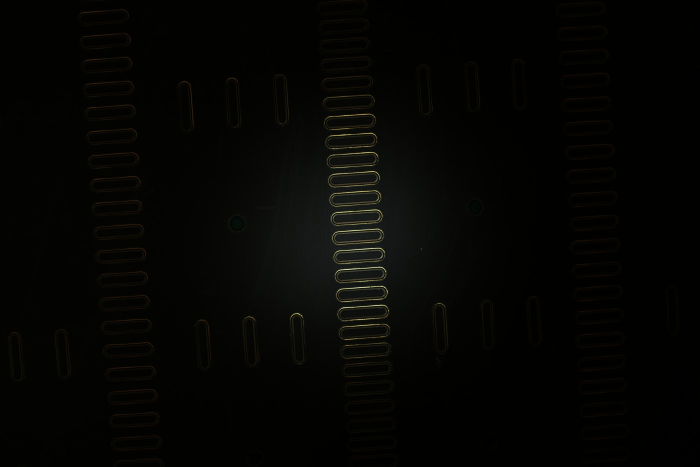
#> input picture 图片识别上位机/qc_host/_tune/as_found.jpg, 1400 x 933 px (shown at 1/2 size); its folder holds only this picture in this run
$ python -i hole_frame.py   (imports and definitions only)   (older library calls are emulated)
#> lines starting #> are read from the running program, lines starting #| are printed output that depends on the picture; after the words box and inside, x2 and y2 are one past the last pixel; in counts of white or black regions, pixels touching at a corner belong together
#> further down, picture is the input picture: shape (933, 1400, 3); mean B, G, R 2.9, 5.1, 5.1
# -*- coding: utf-8 -*-
"""Find the center hole in a crop, then draw the chamber from the known stadium."""

from __future__ import annotations

import threading
import tkinter as tk
from datetime import datetime
from tkinter import messagebox, ttk

import cv2
import numpy as np
from PIL import Image, ImageTk

from qc_host.vision.chamber_check import ChamberReport, check_chamber, frame_fit, verdict
from qc_host.vision.grab import CameraSettings, grab_frame
from qc_host.vision.lab import SOURCE
from qc_host.vision.light_check import BAD, GOOD, LOW, light_items, overall

# Allegro layout of BeamCheck_160A18E10: half-widths from the hole, in mm.
# inner copper inner, inner copper outer, outer copper inner, outer copper outer.
# The inner copper inner edge reads 0.698 mm off the layout screenshot, but on the photos the stem
# ends at about 0.63 mm and the stem joins that edge, so the photo value is used until the layout
# number is confirmed.
EDGE_RADII_MM = (0.63, 1.002, 1.303, 1.591)
HALF_STRAIGHT_MM = 4.008
# light_low.png: both gap edges on the straights and the cap position agree with the layout at this scale.
PX_PER_MM = 44.4
EDGE_RADII = tuple(r * PX_PER_MM for r in EDGE_RADII_MM)
HALF_STRAIGHT = HALF_STRAIGHT_MM * PX_PER_MM
EDGE_COLORS = (
    (255, 0, 255),
    (0, 140, 255),
    (0, 255, 255),
    (255, 220, 0),
)
HOLE_COLOR = (80, 220, 80)
# Stem down, hole center at (14, 14) in every patch. hole_template.png: dim hole, cut from
# light_low.png at (3257, 2021). hole_template_bright.png: shiny hole, mean of 11 horizontal
# chambers on board4.png. hole_template_side.png: mean of 11 vertical chambers on board4.png,
# which catch the light from the side and read grey.
TEMPLATE_PATHS = tuple(
    SOURCE.parent / name for name in ("hole_template.png", "hole_template_bright.png", "hole_template_side.png")
)
TEMPLATE_CENTER = (14, 14)
CANDIDATES_PER_ROTATION = 3
CANDIDATE_SPACING = 10
MIN_CANDIDATE_SCORE = 0.5
SAME_HOLE = 4.0
HOLE_RADIUS = 8.5
STEM_LENGTH = 30.0
DIRECTION_NAMES = {(0, 1): "下", (0, -1): "上", (1, 0): "右", (-1, 0): "左"}
GRAB_DIR = SOURCE.parent / "grabs"
LEVEL_COLORS = {GOOD: "#208020", LOW: "#b07000", BAD: "#c02020"}


# [164 lines left out: functions _load_templates, _rotated_templates, _bilinear, refine_hole, stem_offset, stem_end and 2 more, not called in this run]


def _sample(gray: np.ndarray, x: float, y: float) -> float:
    height, width = gray.shape[:2]
    xi, yi = int(round(x)), int(round(y))
    if xi < 0 or yi < 0 or xi >= width or yi >= height:
        return 0.0
    return float(gray[yi, xi])


# [13 lines left out: function stadium_points, not called in this run]


def _stadium(center: tuple[float, float], long_angle: float, radius: float) -> np.ndarray:
    points = np.round(np.asarray(stadium_points(center, long_angle, radius))).astype(np.int32)
    return points.reshape(-1, 1, 2)


def _short_axis(gray: np.ndarray, x: float, y: float) -> tuple[float, float] | None:
    """Direction toward the two copper rings. Both sides must be bright, the long axis dark."""
    best: tuple[float, float] | None = None
    # Chambers on this board sit upright or on their side.
    for degree in (0, 90):
        angle = np.deg2rad(degree)
        copper_sides: list[float] = []
        cavity_sides: list[float] = []
        for radius in (40.0, 59.0):
            for sign in (1.0, -1.0):
                copper_sides.append(
                    max(
                        _sample(
                            gray,
                            x + sign * (radius + delta) * np.cos(angle),
                            y + sign * (radius + delta) * np.sin(angle),
                        )
                        for delta in (-4.0, -2.0, 0.0, 2.0, 4.0)
                    )
                )
                cavity_sides.append(
                    _sample(
                        gray,
                        x + sign * radius * np.cos(angle + np.pi / 2),
                        y + sign * radius * np.sin(angle + np.pi / 2),
                    )
                )
        if min(copper_sides) < 140 or max(cavity_sides) > 110:
            continue
        # Halfway to the inner copper is still the cavity. A point on the copper stays bright there.
        cavity_gap = [
            _sample(gray, x + sign * 22.0 * np.cos(angle), y + sign * 22.0 * np.sin(angle))
            for sign in (1.0, -1.0)
        ]
        if max(cavity_gap) > 100:
            continue
        score = float(sum(copper_sides) - sum(cavity_sides))
        if best is None or score > best[0]:
            best = (score, angle)
    if best is None:
        return None
    return best[1], best[0]


def _hole_response(gray: np.ndarray) -> np.ndarray:
    """Bright disk of about 8 px sitting in a darker ring. The stem is allowed to break that ring."""
    blurred = cv2.GaussianBlur(gray, (3, 3), 0)
    disk = np.zeros((21, 21), np.float32)
    ring = np.zeros((21, 21), np.float32)
    cv2.circle(disk, (10, 10), 4, 1.0, -1)
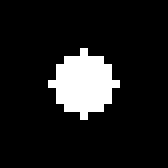
#> disk: shape (21, 21) float32 (shown 8 times larger); values 0 (black) and 1 (white), 11.1% white; 1 white region, box (x1, y1, x2, y2) and area: (6, 6, 15, 15) 49
    cv2.circle(ring, (10, 10), 10, 1.0, -1)
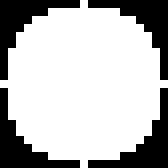
#> ring: shape (21, 21) float32 (shown 8 times larger); values 0 (black) and 1 (white), 71.9% white; 4 black regions, box (x1, y1, x2, y2) and area: (0, 0, 10, 10) 31, (11, 0, 21, 10) 31, (0, 11, 10, 21) 31, (11, 11, 21, 21) 31
    cv2.circle(ring, (10, 10), 6, 0.0, -1)
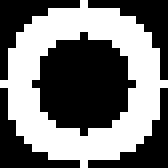
#> ring: shape (21, 21) float32 (shown 8 times larger); values 0 (black) and 1 (white), 46.3% white; 1 white region, box (x1, y1, x2, y2) and area: (0, 0, 21, 21) 204
    disk /= float(disk.sum())
    ring /= float(ring.sum())
    return cv2.filter2D(blurred, cv2.CV_32F, disk) - cv2.filter2D(blurred, cv2.CV_32F, ring)
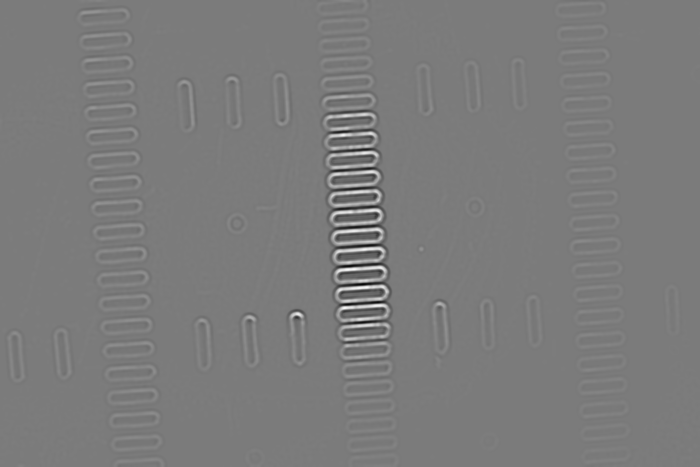
#> returned value: shape (933, 1400) float32 (shown at 1/2 size); min -44.81, max 47.49, mean 0; drawn with min black and max white


# [26 lines left out: function _center_on_copper, not called in this run]


def find_hole(image: np.ndarray) -> tuple[float, float, float] | None:
    """Return hole center (x, y) and the long-axis angle, in crop pixels."""
    gray = cv2.cvtColor(image, cv2.COLOR_BGR2GRAY) if image.ndim == 3 else image
    response = _hole_response(gray)
    height, width = gray.shape[:2]
#> height = 933; width = 1400
    # A hole needs the copper samples 63 px away, so stay inside that margin.
    margin = 70
    if height <= margin * 2 or width <= margin * 2:
        return None
    best: tuple[float, float, float, float] | None = None
    ys, xs = np.where(response[margin : height - margin, margin : width - margin] >= 8)
#> ys = 18125 values from 48 to 658; xs = 18125 values, max 820 at index 14746, min 103 at index 46, mean 635.8
    for y, x in zip(ys + margin, xs + margin):
        value = float(response[y, x])
        if value < float(response[y - 1, x]) or value < float(response[y + 1, x]):
            continue
        if value < float(response[y, x - 1]) or value < float(response[y, x + 1]):
            continue
        center = float(gray[y, x])
        if center < 60 or center > 190:
            continue
        axis = _short_axis(gray, float(x), float(y))
        if axis is None:
            continue
        short_angle, contrast = axis
        score = value * contrast
        if best is None or score > best[0]:
            best = (score, float(x), float(y), short_angle + np.pi / 2)
#> this loop made 18125 passes
#> (y, x, value) on passes 1 to 3: (118, 189, 8.03), (118, 190, 8.14), (118, 191, 8.18)
    if best is None:
        return None
    return best[1], best[2], best[3]


# [50 lines left out: functions stem_mark, draw_hole_stem, not called in this run]


class HoleFrameApp:
    # [97 lines left out: function __init__, not called in this run]

    def _fit_zoom(self) -> float:
        return min(max(1, self.view.winfo_width()) / self.width, max(1, self.view.winfo_height()) / self.height)

    def _zoom(self) -> float:
        return self._fit_zoom() if self.zoom is None else self.zoom

    # [39 lines left out: functions _origin, _to_src, paint_view, not called in this run]

    def _rect_down(self, event: tk.Event) -> None:
        self._drag = self._to_src(event.x, event.y)

    # [41 lines left out: functions _rect_move, _rect_up, _clamp_rect, not called in this run]

    def _pan_down(self, event: tk.Event) -> None:
        self._pan_start = (event.x, event.y, self.pan_x, self.pan_y)

    # [38 lines left out: functions _pan_move, _view_wheel, _crop_origin, _center_crop, not called in this run]

    def _show_status(self) -> None:
        zoom = f"右侧 {self.crop_zoom:.1f} 倍"
        self.status.set(f"{self._detail}    {zoom}" if self._detail else zoom)

    def _crop_pan_down(self, event: tk.Event) -> None:
        self._crop_pan_start = (event.x, event.y, self.crop_pan_x, self.crop_pan_y)

    # [215 lines left out: functions _crop_pan_move, _crop_wheel, _shown_crop, paint_crop, locate, _show_light and 2 more, not called in this run]

    def run(self) -> None:
        self.root.mainloop()


def main() -> None:
    HoleFrameApp().run()


# [2 lines not run here, left out]

>>> import cv2
>>> picture = cv2.imread('../_tune/as_found.jpg')
>>> result = find_hole(picture)

$ run again, on 图片识别上位机/qc_host/_tune/best_crop.jpg
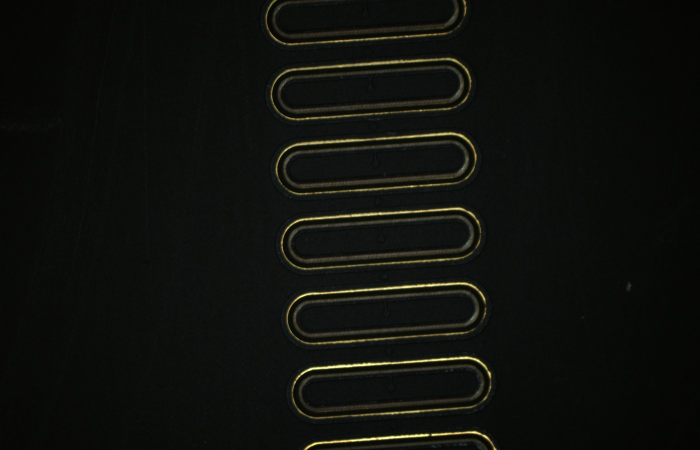
#> input picture 图片识别上位机/qc_host/_tune/best_crop.jpg, 1400 x 900 px (shown at 1/2 size)
#> picture is the input picture: shape (900, 1400, 3); mean B, G, R 12.8, 16.7, 15.3
#> in find_hole, `gray = cv2.cvtColor(image, cv2.COLOR_BGR2GRAY) if image.ndim == 3 else..`:
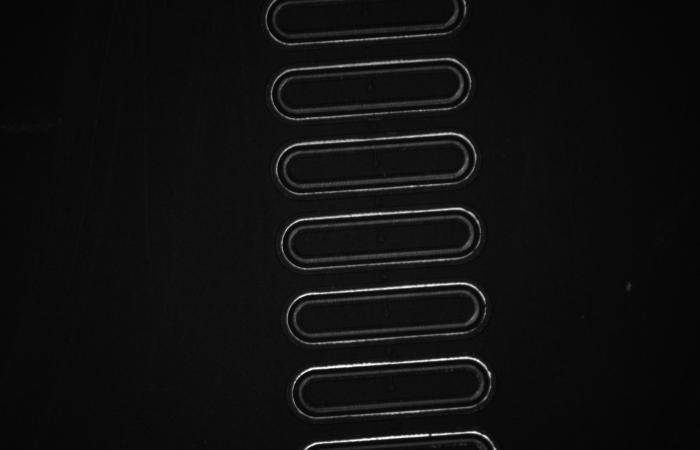
#> gray: shape (900, 1400) (shown at 1/2 size); min 2, max 249, mean 15.8
#> disk: shape (21, 21) float32; values 0 (black) and 1 (white), 11.1% white; 1 white region, box (x1, y1, x2, y2) and area: (6, 6, 15, 15) 49
#> in _hole_response, `return cv2.filter2D(blurred, cv2.CV_32F, disk) - cv2.filter2D(blurred,..`:
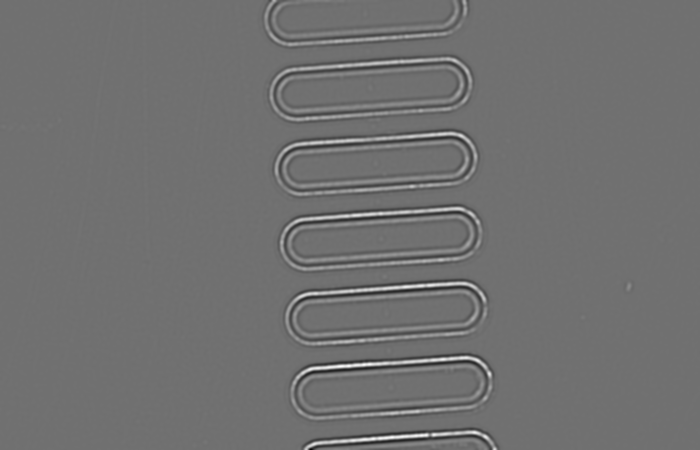
#> returned value: shape (900, 1400) float32 (shown at 1/2 size); min -100.2, max 126.5, mean 0; drawn with min black and max white
#> the loop in find_hole, `for y, x in zip(ys + margin, xs + margin):` made 60859 passes
#> (x, value) on passes 1 to 3: (539, 18.4), (540, 30.64), (541, 39.77)

$ run again, on 图片识别上位机/qc_host/_tune/best_hotcrop.jpg
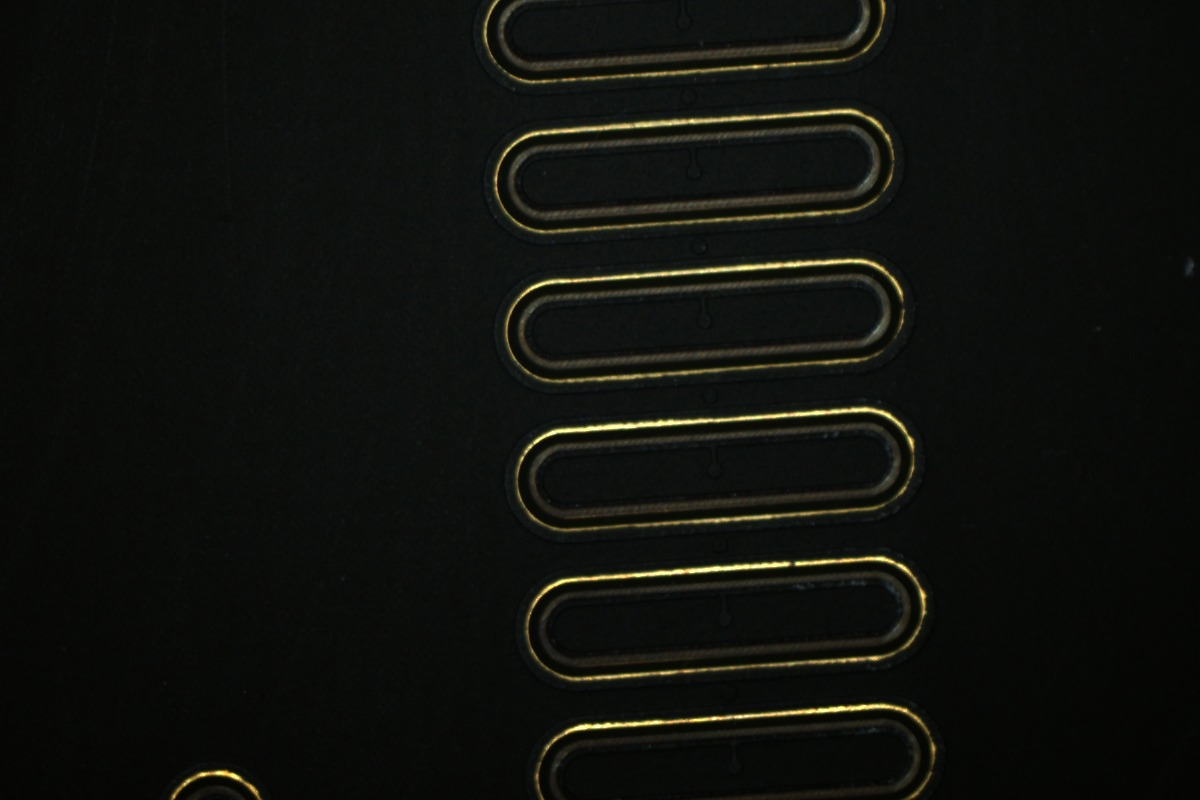
#> input picture 图片识别上位机/qc_host/_tune/best_hotcrop.jpg, 1200 x 800 px
#> picture is the input picture: shape (800, 1200, 3); mean B, G, R 13.3, 17.5, 16.1
#> in find_hole, `gray = cv2.cvtColor(image, cv2.COLOR_BGR2GRAY) if image.ndim == 3 else..`:
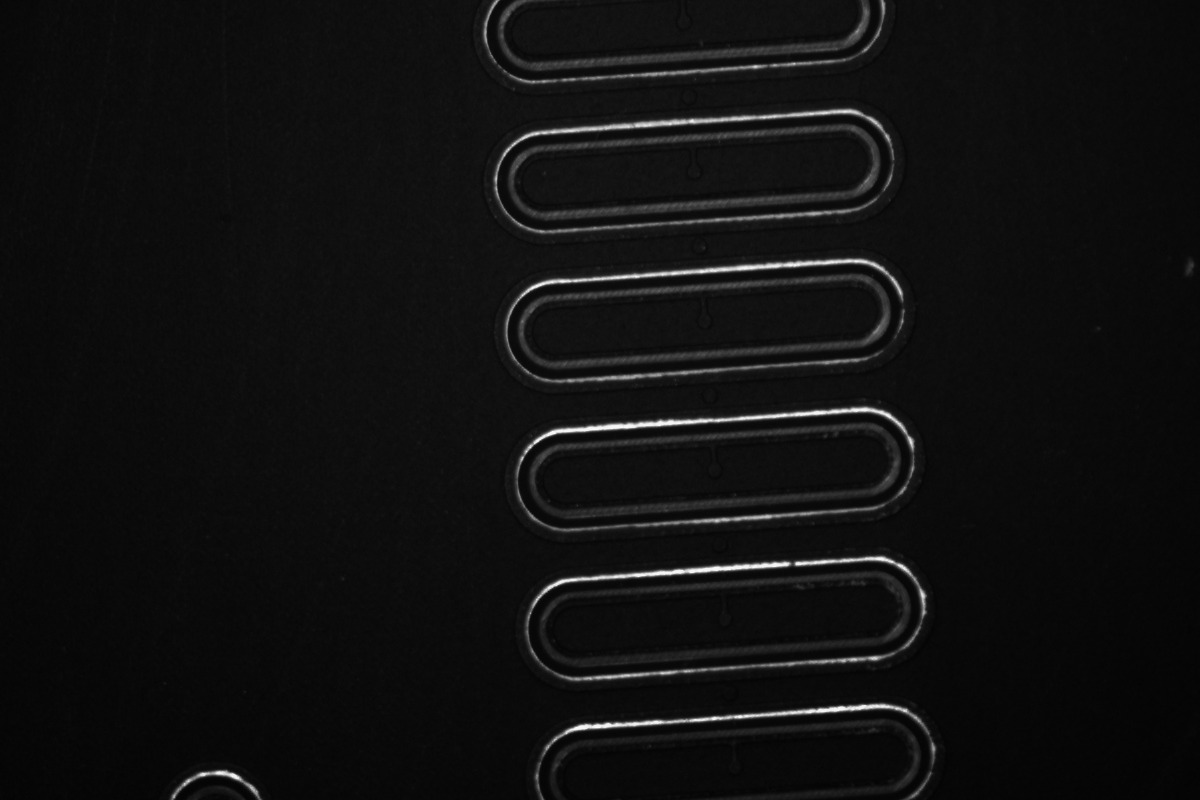
#> gray: shape (800, 1200); min 1, max 249, mean 16.5
#> disk: shape (21, 21) float32; values 0 (black) and 1 (white), 11.1% white; 1 white region, box (x1, y1, x2, y2) and area: (6, 6, 15, 15) 49
#> in _hole_response, `return cv2.filter2D(blurred, cv2.CV_32F, disk) - cv2.filter2D(blurred,..`:
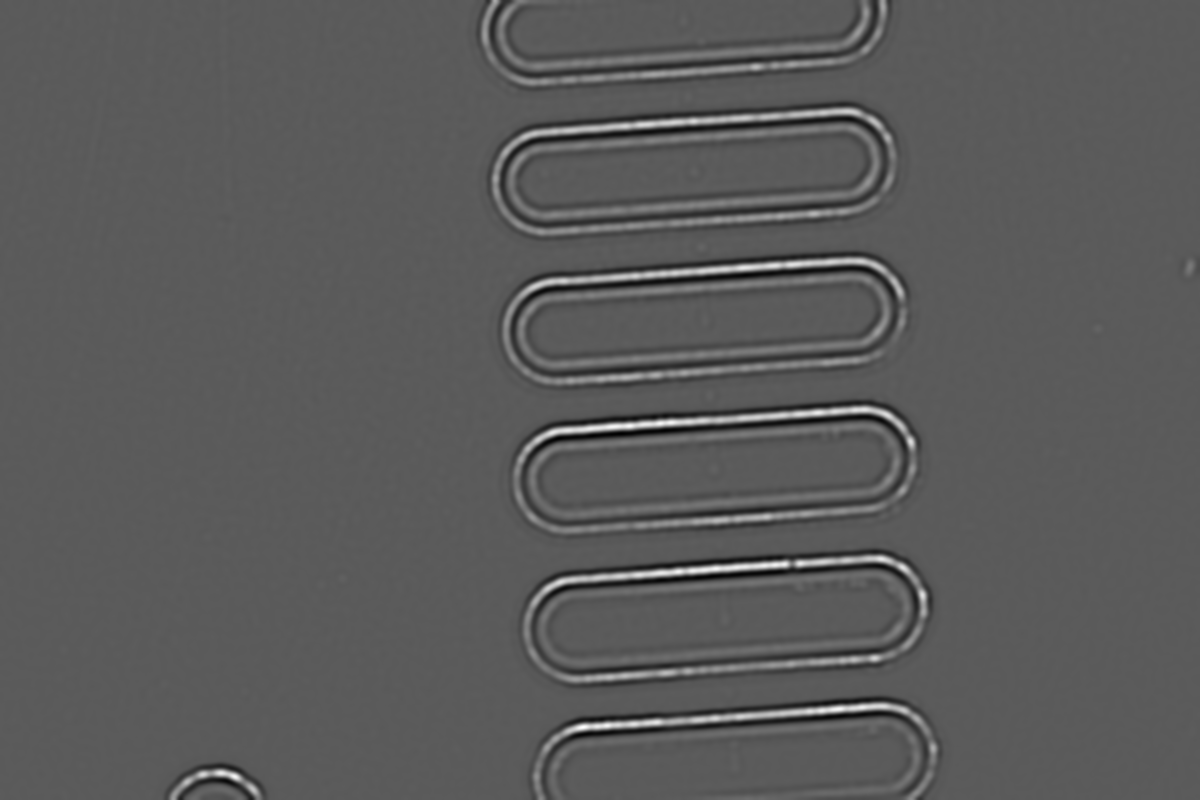
#> returned value: shape (800, 1200) float32; min -73.92, max 133.2, mean 0; drawn with min black and max white
#> the loop in find_hole, `for y, x in zip(ys + margin, xs + margin):` made 51157 passes
#> (x, value) on passes 1 to 3: (499, 10.31), (500, 14.07), (501, 16.72)
